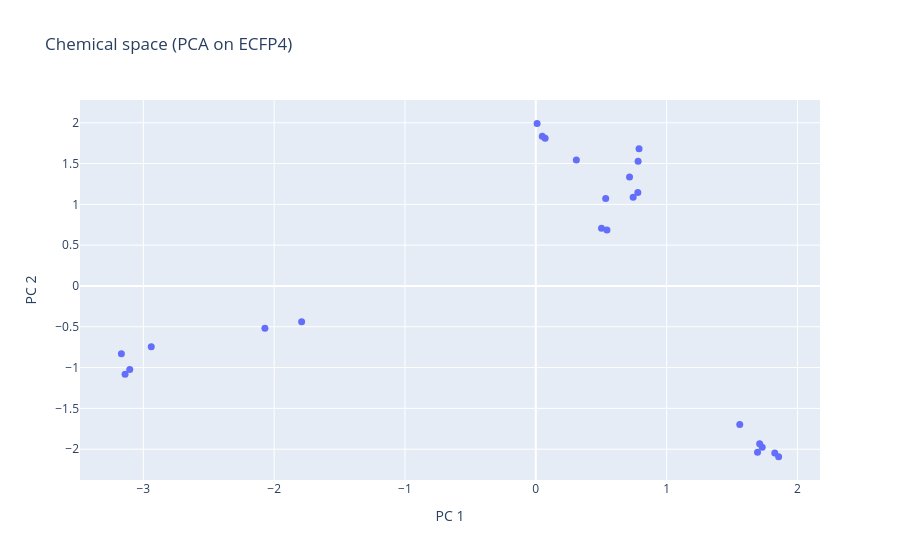

Source (notebook cell):
### Markdown cell above
## Chemical space

The questions to ask *before* modelling: does this library cover one region
or several, does the test set sit inside the training set's cloud.

### Code cell
from qsarkit.chemspace import ChemicalSpaceAnalyzer

analyzer = ChemicalSpaceAnalyzer(method="pca", random_state=0).fit(mols)
figure = analyzer.plot(labels=FAMILY, title="Chemical space (PCA on ECFP4)")
figure

### Figure 1 — Plotly figure (JSON) as saved in the notebook; plotly's stock layout.template omitted (floating-point values rounded to 4 significant figures)
{"data": [{"marker": {"size": 7}, "mode": "markers", "text": ["benzoic acid", "benzoic acid", "benzoic acid", "benzoic acid", "benzoic acid", "benzoic acid", "anilide", "anilide", "anilide", "anilide", "anilide", "anilide", "pyridine amide", "pyridine amide", "pyridine amide", "pyridine amide", "pyridine amide", "pyridine amide", "benzimidazole", "benzimidazole", "benzimidazole", "benzimidazole", "benzimidazole", "benzimidazole"], "type": "scatter", "x": [0.5342, 0.78, 0.7166, 0.7821, 0.7441, 0.7891, 1.559, 1.731, 1.711, 1.856, 1.695, 1.827, 0.3099, 0.07129, 0.009813, 0.04953, 0.5439, 0.5024, -2.939, -3.104, -3.168, -3.14, -1.79, -2.071], "y": [1.071, 1.145, 1.335, 1.528, 1.086, 1.681, -1.698, -1.978, -1.934, -2.091, -2.037, -2.047, 1.544, 1.809, 1.992, 1.836, 0.686, 0.7088, -0.746, -1.023, -0.8299, -1.082, -0.4375, -0.5193]}], "layout": {"title": {"text": "Chemical space (PCA on ECFP4)"}, "xaxis": {"title": {"text": "PC 1"}}, "yaxis": {"title": {"text": "PC 2"}}}}
